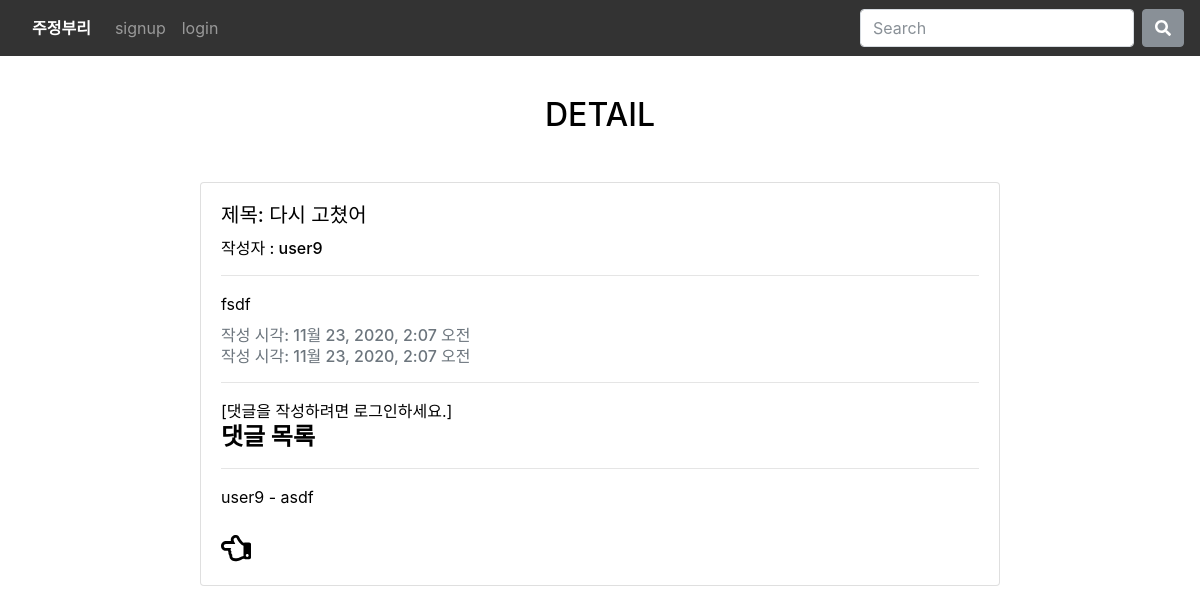
Before: /community/articles/1/ with the older database file.
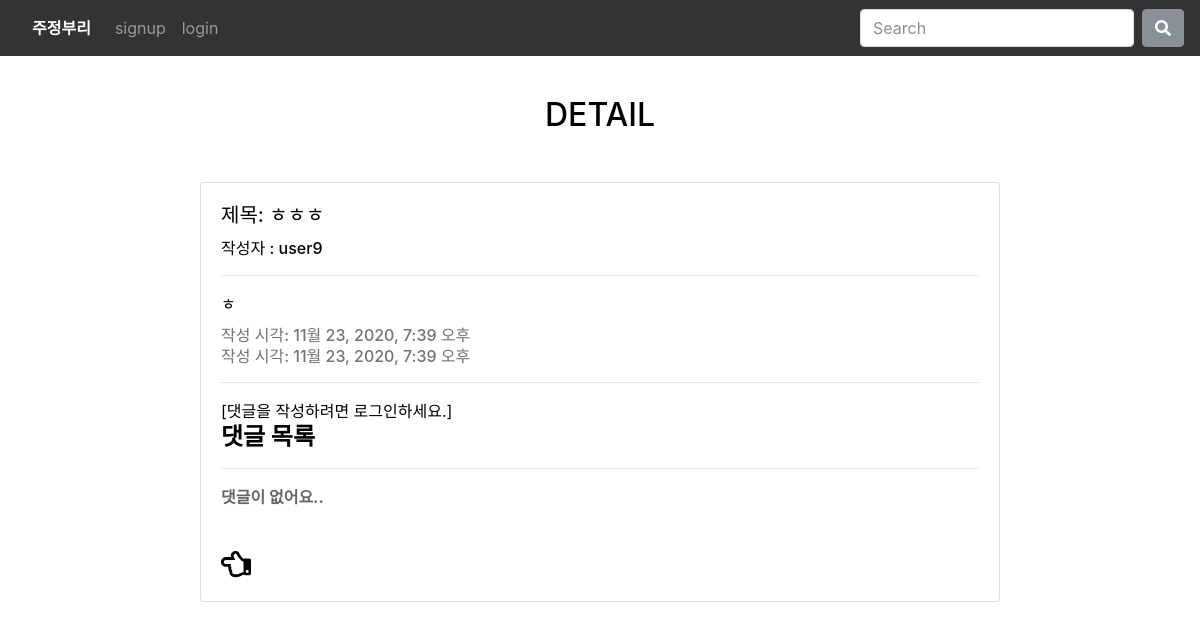
After: the same page with the newer database file.
### community/models.py (models this page shows)
class Article(models.Model):
    title= models.CharField(max_length=100)
    content = models.TextField()
    created_at = models.DateTimeField(auto_now_add=True)
    updated_at = models.DateTimeField(auto_now=True)
    user = models.ForeignKey(settings.AUTH_USER_MODEL, on_delete=models.CASCADE)
    purpose = models.IntegerField()

class Comment(models.Model):
    user = models.ForeignKey(settings.AUTH_USER_MODEL, on_delete=models.CASCADE)
    article = models.ForeignKey(Article, on_delete=models.CASCADE)
    content = models.CharField(max_length=300)
    created_at = models.DateTimeField(auto_now_add=True)
    updated_at = models.DateTimeField(auto_now=True)

### accounts/models.py (models this page shows)
class User(AbstractUser):
    pass

### community/views.py (the view)
# urls.py: path('articles/<int:article_pk>/', views.detail, name='detail'),
@require_GET
def detail(request, article_pk):
    article = get_object_or_404(Article, pk=article_pk)
    comments = article.comment_set.all()
    comment_form = CommentForm()
    context = {
        'article': article,
        'comment_form': comment_form,
        'comments': comments,
    }
    return render(request, 'community/detail.html', context)

### community/forms.py
class CommentForm(forms.ModelForm):
    content = forms.CharField(
        label='',
        widget=forms.Textarea(
            attrs={
                'rows': 1
            }
        )
    )
    class Meta:
        model = Comment
        fields = ['content']

### community/templates/community/detail.html (shortened to what this page needs)
{% extends 'base.html' %}
{% load bootstrap4 %}
{% block content %}
<div class='container'>
  <h2 class="text-center">DETAIL</h2>
  <div class="card my-5 mx-auto" style="width: 50rem; height: auto;">
    <div class="card-body">
      <h5 class="card-title">제목: {{ article.title }}</h5>
      <h6> 작성자 : {{article.user }}</h6>
      <hr>
      <p class="card-text">{{ article.content | safe }}</p>
      <h6 class="card-subtitle mb-2 text-muted">작성 시각: {{ article.created_at }}</h6>
      <h6 class="card-subtitle mb-2 text-muted">작성 시각: {{ article.updated_at }}</h6>
          <hr>
          {% if request.user.is_authenticated %}
          <form action="{% url 'community:create_comment' article.pk %}" method="POST">
            {% csrf_token %}
            {% bootstrap_form comment_form %}
            <input class="btn btn-primary" type="submit">
          </form>
          {% else %}
          <a href="{% url 'accounts:login' %}">[댓글을 작성하려면 로그인하세요.]</a>
          {% endif %}
          <br>
          <h4><strong>댓글 목록</strong> </h4>
          <hr>
          {% for comment in comments %}
          <div>
            {{ comment.user }} - {{ comment.content }}
          </div>
          {% empty %}
          <p style="opacity: 0.6;"><b>댓글이 없어요..</b></p>
          {% endfor %}
          <br>
          <a href="{% url 'community:index' %}"><i class="far fa-hand-point-left" style="font-size: 30px;" ></i></a>
        </div>
      </div>
    </div>
{% endblock  %}

Changed rows visible on the page:
removed Comment: user "user9", content "asdf"
changed Article "user9": title "다시 고쳤어" → "ㅎㅎㅎ"; content "fsdf" → "ㅎ"; created_at "11월 23, 2020, 2:07 오전" → "11월 23, 2020, 7:39 오후"; updated_at "11월 23, 2020, 2:07 오전" → "11월 23, 2020, 7:39 오후"
Other visible differences:
text now shown: "댓글이 없어요.."
